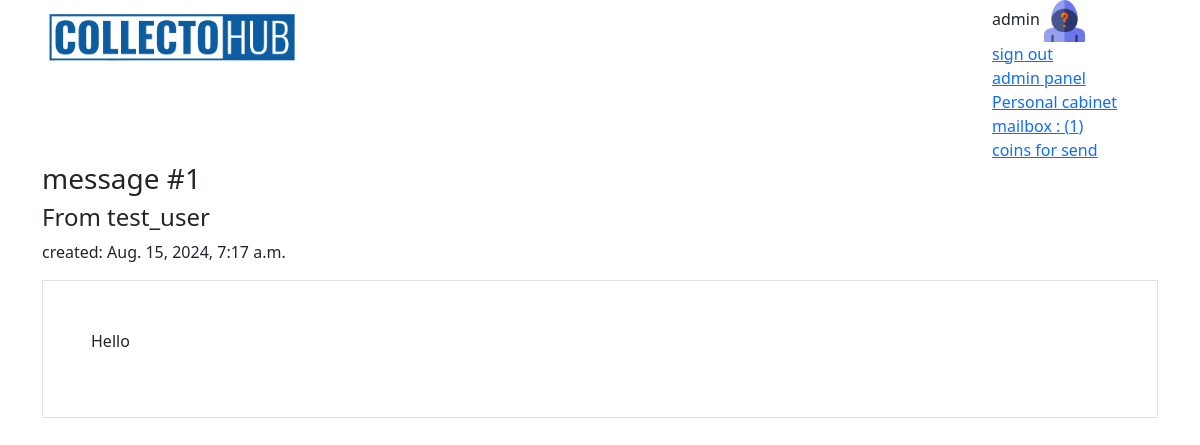
The app's page /message/1/ (signed in) with its own data.
### coins/models.py (models this page shows, shortened)
class UserProfile(models.Model):
    user = models.OneToOneField(User, related_name='profile', on_delete=models.CASCADE)
    user_pic = models.ImageField(blank=True, upload_to='coins/user_pic/')
    phone = models.CharField(max_length=20)
    postcode = models.CharField(max_length=10)
    addres = models.CharField(max_length=150)
    city =  models.CharField(max_length=20)
    def has_multi_offers_under_consideration(self):
        offers = MultiOffer.objects.filter(responder=self.user, status='c')
        return offers.exists()
    def unread_messages_count(self):
        return self.user.received_messages.filter(is_read=False).count()

class Message(models.Model):
    text = models.TextField()
    author = models.ForeignKey(User, related_name="created_messages", on_delete=models.CASCADE)
    recipient = models.ForeignKey(User, related_name="received_messages", on_delete=models.CASCADE)
    created = models.DateTimeField(auto_now_add=True)
    is_read = models.BooleanField(default=False)
    topic = models.CharField(default='without topic', max_length=128)
    class Meta:
        ordering = ['-created']

### coins/views.py (the view)
# urls.py: path('message/<int:pk>/', views.MessageDetailView.as_view(), name='message-detail'),
class MessageDetailView(DetailView):
    model = Message
    def get_object(self, queryset=None):
        object = super().get_object(queryset=queryset)
        if self.request.user == object.recipient:
            object.is_read = True
            object.save()
        return object

### coins/templates/coins/message_detail.html (shortened to what this page needs)
{% extends 'coins/base.html' %}
{% block content %}
<h3>message #{{ message.id }}</h3>
    <h4>From {{message.author }}</h4>
    <p>
        created: {{message.created}}
    </p>
    <div class="p-5 border">
        <p>
            {{message.text|escape}}
        </p>
    </div>
{% endblock %}

### coins/templates/coins/base.html (shortened to what this page needs)
<!DOCTYPE html>
{% load static %}
<html lang="en">
  <head>
    <link
      href="https://cdn.jsdelivr.net/npm/bootstrap@5.3.3/dist/css/bootstrap.min.css"
      rel="stylesheet"
    />
    <link
      rel="stylesheet"
      href="https://cdnjs.cloudflare.com/ajax/libs/font-awesome/6.6.0/css/all.min.css"
    />
  </head>
  <body>
    <div class="container">
      <div class="row justify-content-between">
        <div class="col-3">
          <a href="{% url 'coins:index'%}">
            <img
              class="w-100"
              src="{% static 'coins/img/coins.png' %}"
              alt="logo"
            />
          </a>
        </div>
        <div class="col-2">
          {% if user.is_authenticated %} {{ user }}
          <img class="w-25" src="{{ user.profile.user_pic.url }}" alt="logo" />
          <br />
          <a href="{% url 'coins:sign-out' %}"> sign out </a>
          {% if user.is_staff %}
          <br />
          <a href="/admin/" target="_blank"> admin panel </a>
          {% endif %}
          <br>
          <a href="{% url 'coins:user-cabinet' pk=user.id %}">Personal cabinet</a>
          <br>
            <a href="{% url 'coins:user-mail-box' pk=user.id %}">
              mailbox
              {% if user.profile.unread_messages_count %}
              : ({{ user.profile.unread_messages_count }})
              {% endif %}
            </a>
          {% if user.is_superuser %}
          <div>
              <a href="{% url 'coins:coins-to-send' %}">
                  coins for send
              </a>
          </div>
          {% endif %}
          {% endif %}
        </div>
      </div>
      {% block content %}{% endblock %}
    </div>
  </body>
</html>

### records on screen
Message: id "1", author "test_user", created "Aug. 15, 2024, 7:17 a.m.", text "Hello"

### other values on screen
{{ user }} "admin"
{{ user.profile.unread_messages_count }} "1"
